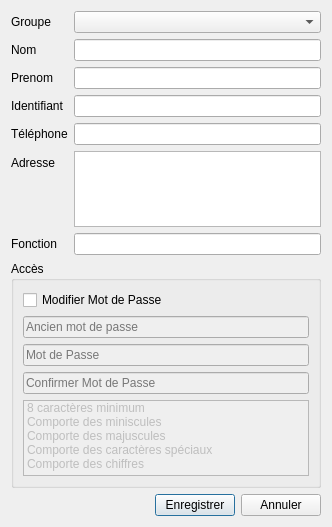
<?xml version="1.0" encoding="UTF-8"?>
<ui version="4.0">
 <class>Dialog</class>
 <widget class="QDialog" name="Dialog">
  <property name="geometry">
   <rect>
    <x>0</x>
    <y>0</y>
    <width>332</width>
    <height>527</height>
   </rect>
  </property>
  <property name="minimumSize">
   <size>
    <width>332</width>
    <height>440</height>
   </size>
  </property>
  <property name="windowTitle">
   <string>Edition Utilisateur</string>
  </property>
  <property name="windowIcon">
   <iconset resource="../icons.qrc">
    <normaloff>:/users/icone/user.png</normaloff>:/users/icone/user.png</iconset>
  </property>
  <layout class="QGridLayout" name="gridLayout">
   <item row="0" column="0">
    <layout class="QFormLayout" name="formLayout">
     <property name="fieldGrowthPolicy">
      <enum>QFormLayout::AllNonFixedFieldsGrow</enum>
     </property>
     <item row="1" column="0">
      <widget class="QLabel" name="label">
       <property name="text">
        <string>Nom</string>
       </property>
      </widget>
     </item>
     <item row="1" column="1">
      <widget class="QLineEdit" name="lineEditNom"/>
     </item>
     <item row="2" column="0">
      <widget class="QLabel" name="label_2">
       <property name="text">
        <string>Prenom</string>
       </property>
      </widget>
     </item>
     <item row="2" column="1">
      <widget class="QLineEdit" name="lineEditPrenom"/>
     </item>
     <item row="3" column="0">
      <widget class="QLabel" name="label_3">
       <property name="text">
        <string>Identifiant</string>
       </property>
      </widget>
     </item>
     <item row="3" column="1">
      <widget class="QLineEdit" name="lineEditIdentifiant"/>
     </item>
     <item row="4" column="0">
      <widget class="QLabel" name="label_6">
       <property name="text">
        <string>Téléphone</string>
       </property>
      </widget>
     </item>
     <item row="4" column="1">
      <widget class="QLineEdit" name="lineEditTelephone"/>
     </item>
     <item row="5" column="0">
      <widget class="QLabel" name="label_7">
       <property name="text">
        <string>Adresse</string>
       </property>
      </widget>
     </item>
     <item row="5" column="1">
      <widget class="QPlainTextEdit" name="plainTextEditAdresse"/>
     </item>
     <item row="6" column="0">
      <widget class="QLabel" name="label_8">
       <property name="text">
        <string>Fonction</string>
       </property>
      </widget>
     </item>
     <item row="6" column="1">
      <widget class="QLineEdit" name="lineEditFonction"/>
     </item>
     <item row="0" column="0">
      <widget class="QLabel" name="label_4">
       <property name="text">
        <string>Groupe</string>
       </property>
      </widget>
     </item>
     <item row="0" column="1">
      <widget class="QComboBox" name="comboBoxGroupe"/>
     </item>
    </layout>
   </item>
   <item row="1" column="0">
    <widget class="QGroupBox" name="groupBox">
     <property name="title">
      <string>Accès</string>
     </property>
     <layout class="QVBoxLayout" name="verticalLayout_2">
      <item>
       <widget class="QCheckBox" name="checkBoxMotdepasse">
        <property name="text">
         <string>Modifier Mot de Passe</string>
        </property>
       </widget>
      </item>
      <item>
       <widget class="QLineEdit" name="lineEditOldMdp">
        <property name="enabled">
         <bool>false</bool>
        </property>
        <property name="echoMode">
         <enum>QLineEdit::Password</enum>
        </property>
        <property name="placeholderText">
         <string>Ancien mot de passe</string>
        </property>
       </widget>
      </item>
      <item>
       <widget class="QLineEdit" name="lineEditMotdepasse">
        <property name="enabled">
         <bool>false</bool>
        </property>
        <property name="echoMode">
         <enum>QLineEdit::Password</enum>
        </property>
        <property name="placeholderText">
         <string>Mot de Passe</string>
        </property>
       </widget>
      </item>
      <item>
       <widget class="QLineEdit" name="lineEditMotdepasse2">
        <property name="enabled">
         <bool>false</bool>
        </property>
        <property name="echoMode">
         <enum>QLineEdit::Password</enum>
        </property>
        <property name="placeholderText">
         <string>Confirmer Mot de Passe</string>
        </property>
       </widget>
      </item>
      <item>
       <widget class="QListWidget" name="listWidgetComplexity">
        <property name="enabled">
         <bool>false</bool>
        </property>
        <item>
         <property name="text">
          <string>8 caractères minimum</string>
         </property>
         <property name="icon">
          <iconset resource="../icons.qrc">
           <normaloff>:/std/icone/bullet_red.png</normaloff>:/std/icone/bullet_red.png</iconset>
         </property>
        </item>
        <item>
         <property name="text">
          <string>Comporte des miniscules</string>
         </property>
         <property name="icon">
          <iconset resource="../icons.qrc">
           <normaloff>:/std/icone/bullet_red.png</normaloff>:/std/icone/bullet_red.png</iconset>
         </property>
        </item>
        <item>
         <property name="text">
          <string>Comporte des majuscules</string>
         </property>
         <property name="icon">
          <iconset resource="../icons.qrc">
           <normaloff>:/std/icone/bullet_red.png</normaloff>:/std/icone/bullet_red.png</iconset>
         </property>
        </item>
        <item>
         <property name="text">
          <string>Comporte des caractères spéciaux</string>
         </property>
         <property name="icon">
          <iconset resource="../icons.qrc">
           <normaloff>:/std/icone/bullet_red.png</normaloff>:/std/icone/bullet_red.png</iconset>
         </property>
        </item>
        <item>
         <property name="text">
          <string>Comporte des chiffres</string>
         </property>
         <property name="icon">
          <iconset resource="../icons.qrc">
           <normaloff>:/std/icone/bullet_red.png</normaloff>:/std/icone/bullet_red.png</iconset>
         </property>
        </item>
       </widget>
      </item>
     </layout>
    </widget>
   </item>
   <item row="2" column="0">
    <layout class="QHBoxLayout" name="horizontalLayout">
     <item>
      <spacer name="horizontalSpacer">
       <property name="orientation">
        <enum>Qt::Horizontal</enum>
       </property>
       <property name="sizeHint" stdset="0">
        <size>
         <width>40</width>
         <height>20</height>
        </size>
       </property>
      </spacer>
     </item>
     <item>
      <widget class="QPushButton" name="pushButtonEnregistrer">
       <property name="text">
        <string>Enregistrer</string>
       </property>
      </widget>
     </item>
     <item>
      <widget class="QPushButton" name="pushButtonAnnuler">
       <property name="text">
        <string>Annuler</string>
       </property>
      </widget>
     </item>
    </layout>
   </item>
  </layout>
 </widget>
 <tabstops>
  <tabstop>comboBoxGroupe</tabstop>
  <tabstop>lineEditNom</tabstop>
  <tabstop>lineEditPrenom</tabstop>
  <tabstop>lineEditIdentifiant</tabstop>
  <tabstop>lineEditTelephone</tabstop>
  <tabstop>plainTextEditAdresse</tabstop>
  <tabstop>lineEditFonction</tabstop>
  <tabstop>lineEditMotdepasse</tabstop>
  <tabstop>lineEditMotdepasse2</tabstop>
  <tabstop>pushButtonEnregistrer</tabstop>
  <tabstop>pushButtonAnnuler</tabstop>
  <tabstop>checkBoxMotdepasse</tabstop>
 </tabstops>
 <resources>
  <include location="../icons.qrc"/>
 </resources>
 <connections/>
</ui>
